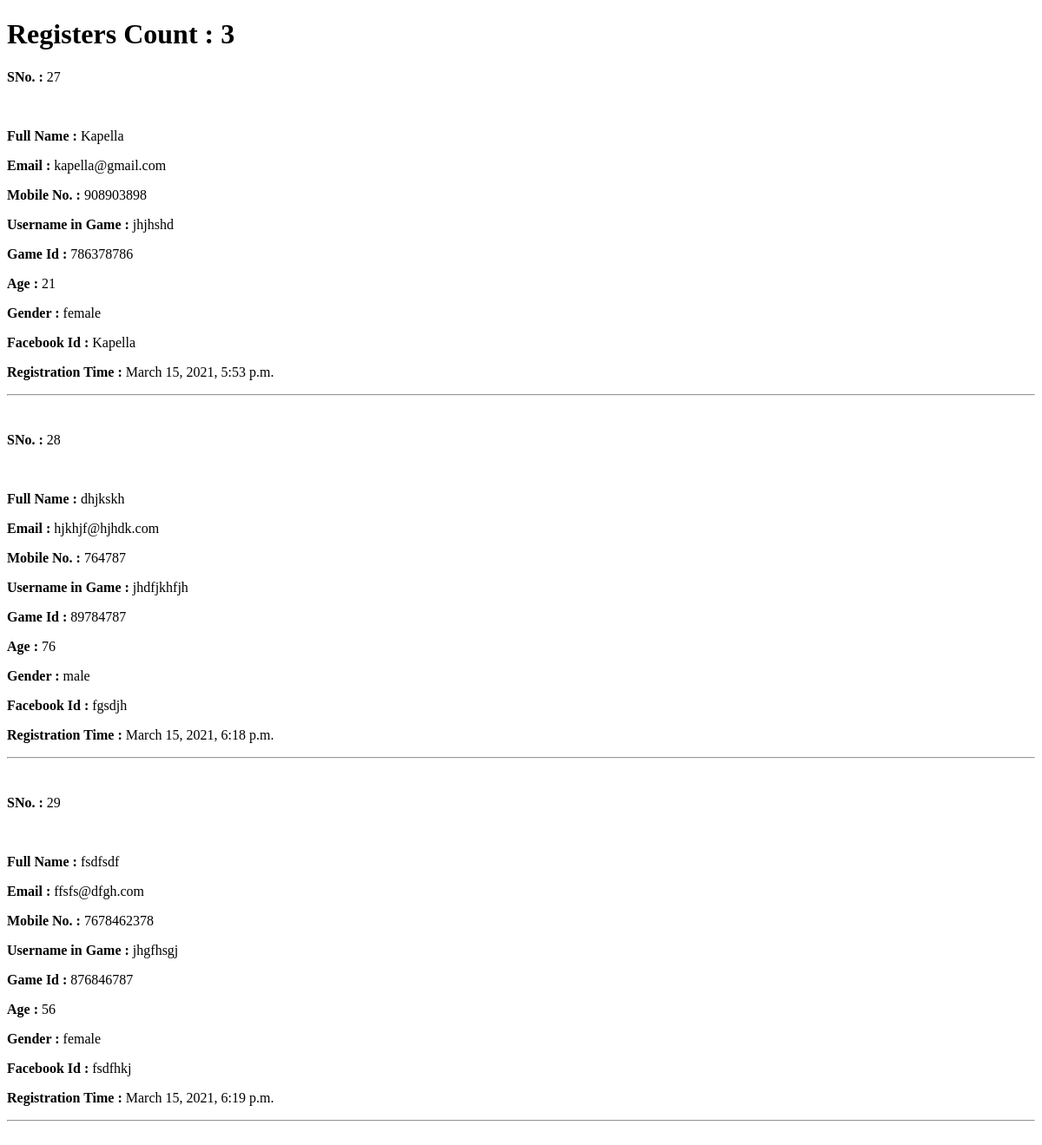
The page /all-registers-details on the database as committed earlier.
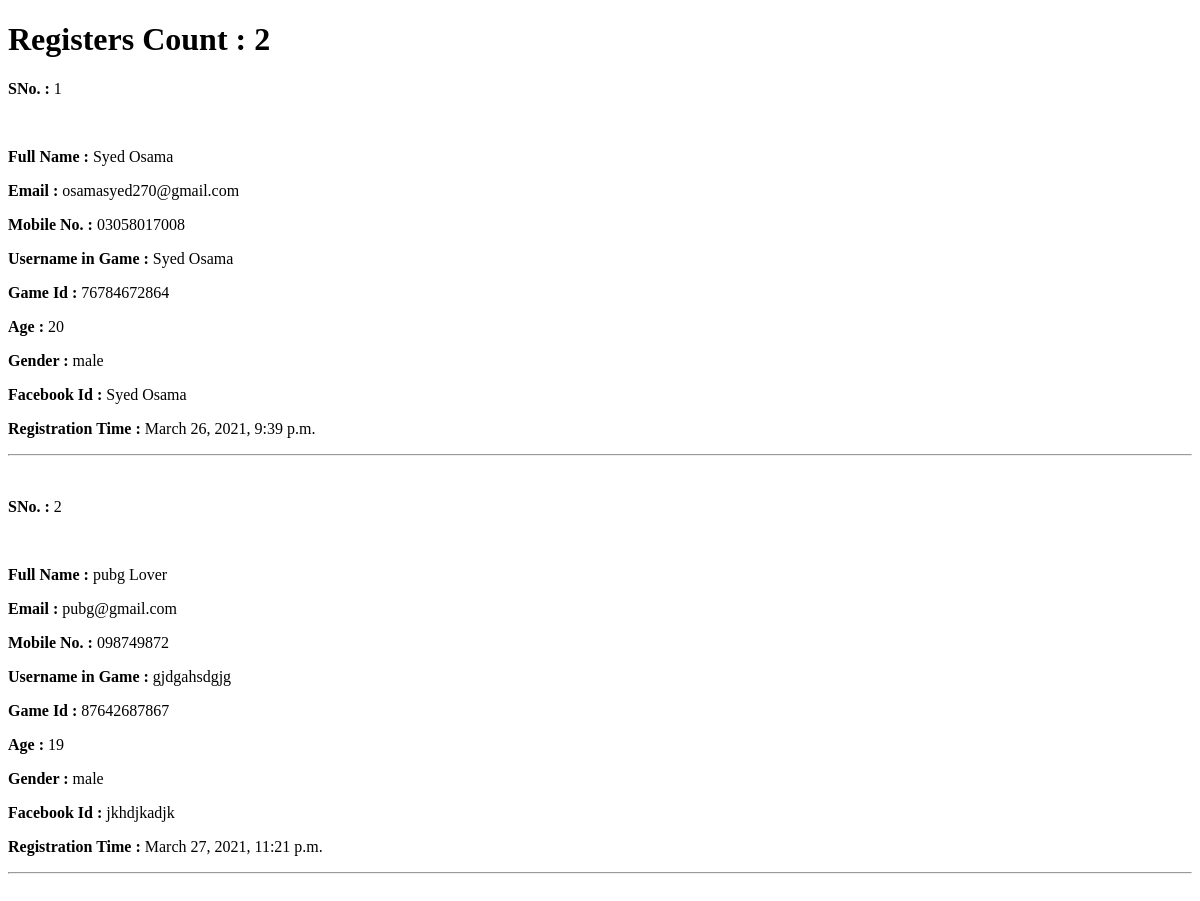
The same page on the database as committed later.
### main/models.py (models this page shows, shortened)
class Match_1_Register(models.Model):
    GENDER_CHOICES = (
        ("male", "Male"),
        ("female", "Female"),
    )
    sno = models.AutoField(primary_key=True)
    image = models.ImageField(upload_to='Match1')
    full_name = models.CharField(max_length=100)
    email = models.EmailField(max_length=100)
    mobile_no = models.CharField(max_length=11)
    name_in_game = models.CharField(max_length=100)
    game_id = models.CharField(max_length=20)
    age = models.CharField(max_length=2)
    gender = models.CharField(max_length=100, choices = GENDER_CHOICES, default="male")
    facebook_name = models.CharField(max_length=100)
    timestamp = models.DateTimeField(default=now)

### main/views.py (the view)
# urls.py: path('all-registers-details', allRegistersDetails, name='all-registers-details'),
def allRegistersDetails(request):
    all_registers = Match_1_Register.objects.all()
    return render(request, 'main/all-registers-details.html', {'registers': all_registers})

### templates/main/all-registers-details.html (shortened to what this page needs)
<!DOCTYPE html>
<html lang="en">
<head>
</head>
<body>
    <h1>Registers Count : {{ registers.count }}</h1>
    {% for u in registers %}
        <p><b>SNo. : </b>{{ u.sno }}</p>
        <p><b>Full Name : </b>{{ u.full_name }}</p>
        <p><b>Email : </b>{{ u.email }}</p>
        <p><b>Mobile No. : </b>{{ u.mobile_no }}</p>
        <p><b>Username in Game : </b>{{ u.name_in_game }}</p>
        <p><b>Game Id : </b>{{ u.game_id }}</p>
        <p><b>Age : </b>{{ u.age }}</p>
        <p><b>Gender : </b>{{ u.gender }}</p>
        <p><b>Facebook Id : </b>{{ u.facebook_name }}</p>
        <p><b>Registration Time : </b>{{ u.timestamp }}</p>
        <hr>
        <br>
    {% endfor %}
</body>
</html>

Rows that differ between the two databases and show on the page:
removed Match_1_Register: sno "27", full_name "Kapella", email "kapella@gmail.com", mobile_no "908903898", name_in_game "jhjhshd", game_id "786378786", age "21", gender "female", facebook_name "Kapella", timestamp "March 15, 2021, 5:53 p.m."
removed Match_1_Register: sno "28", full_name "dhjkskh", email "hjkhjf@hjhdk.com", mobile_no "764787", name_in_game "jhdfjkhfjh", game_id "89784787", age "76", gender "male", facebook_name "fgsdjh", timestamp "March 15, 2021, 6:18 p.m."
removed Match_1_Register: sno "29", full_name "fsdfsdf", email "ffsfs@dfgh.com", mobile_no "7678462378", name_in_game "jhgfhsgj", game_id "876846787", age "56", gender "female", facebook_name "fsdfhkj", timestamp "March 15, 2021, 6:19 p.m."
added Match_1_Register: sno "1", full_name "Syed Osama", email "osamasyed270@gmail.com", mobile_no "03058017008", name_in_game "Syed Osama", game_id "76784672864", age "20", gender "male", facebook_name "Syed Osama", timestamp "March 26, 2021, 9:39 p.m."
added Match_1_Register: sno "2", full_name "pubg Lover", email "pubg@gmail.com", mobile_no "098749872", name_in_game "gjdgahsdgjg", game_id "87642687867", age "19", gender "male", facebook_name "jkhdjkadjk", timestamp "March 27, 2021, 11:21 p.m."
Other text that changed with them:
{{ registers.count }}: "3" → "2"
